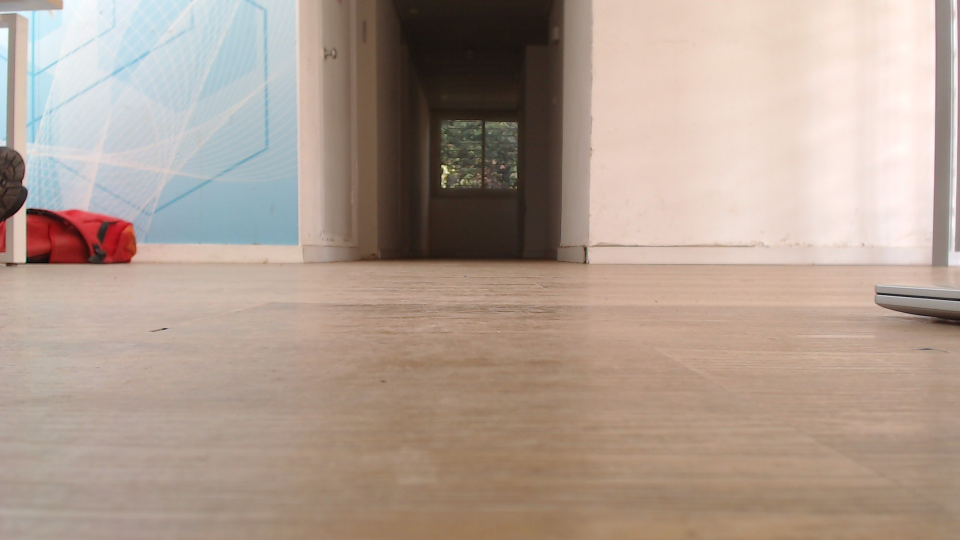
#> input picture exampleImages/10 no.jpg, 1920 x 1080 px (shown at 1/2 size)
$ python -i find_len.py   (imports and definitions only)
#> lines starting #> are read from the running program, lines starting #| are printed output that depends on the picture; after the words box and inside, x2 and y2 are one past the last pixel; in counts of white or black regions, pixels touching at a corner belong together
#> further down, picture is the input picture: shape (1080, 1920, 3); mean B, G, R 144.8, 157.2, 175.3
import cv2
import pic_sub
import Params

# [18 lines left out: function take_picture, not called in this run]


def find_laser_dots_diff(diff_img, show=False, min_area=5, max_area=200):
    """
    Finds a small dot (e.g., laser) in a difference image.
    :param diff_img: Image from cv2.absdiff(img1, img2), either grayscale or color.
    :param show: Whether to display the image with detection drawn.
    :param min_area: Minimum area of detected dot.
    :param max_area: Maximum area of detected dot.
    :return: List of (x, y) coordinates of detected dots.
    """
#> called with show = False, min_area = 5, max_area = 200
    # If it's a color image, convert to grayscale
    if len(diff_img.shape) == 3:
        gray = cv2.cvtColor(diff_img, cv2.COLOR_BGR2GRAY)
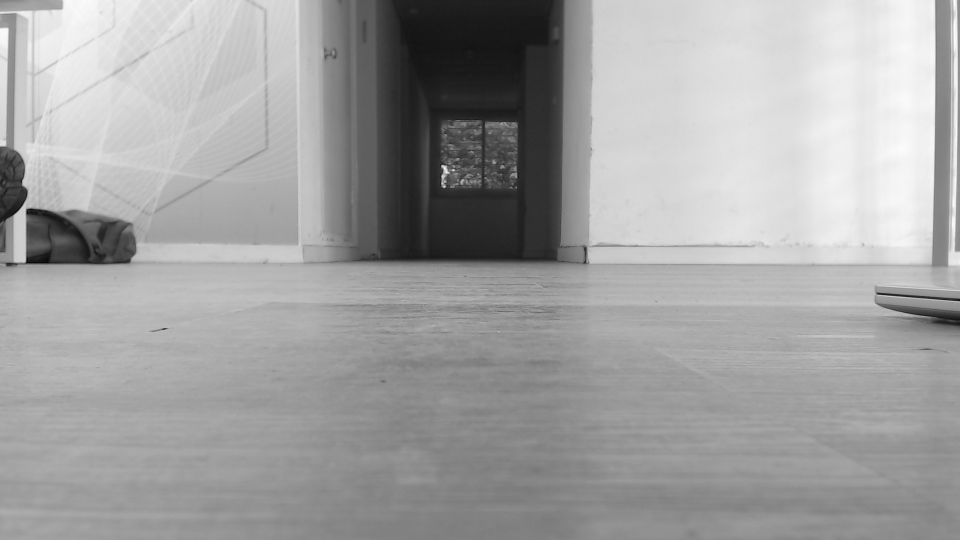
#> gray: shape (1080, 1920) (shown at 1/2 size); min 1, max 255, mean 161.2
    else:
        gray = diff_img.copy()

    # Threshold the difference to get binary mask of changes
    _, thresh = cv2.threshold(gray, 50, 255, cv2.THRESH_BINARY)
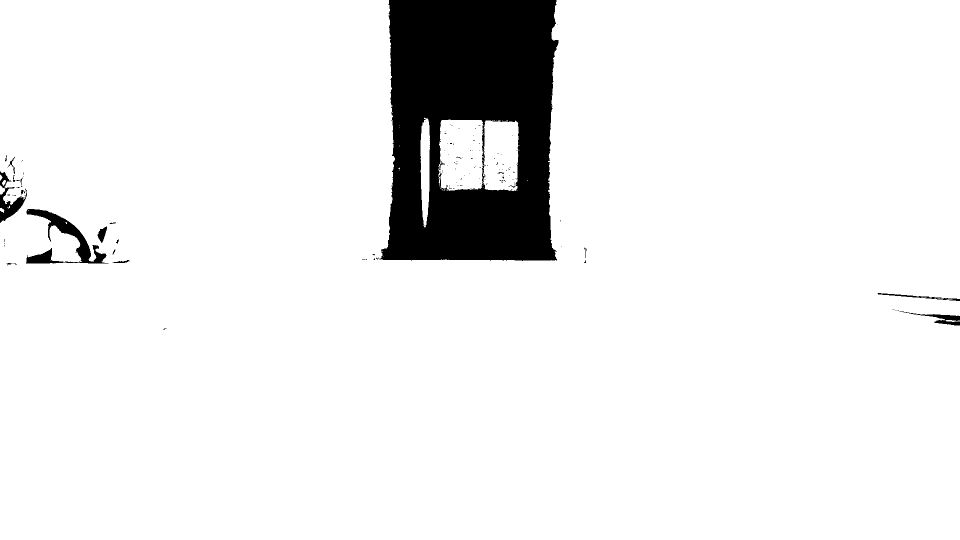
#> thresh: shape (1080, 1920) (shown at 1/2 size); 92.6% white; 138 black regions (119 under 20 px), largest, box (x1, y1, x2, y2) and area: (759, 0, 1117, 522) 143498, (52, 418, 217, 527) 4924, (0, 374, 54, 446) 1525

    # Clean small noise
#> (the run stopped early here; a loop or call above may not have finished)

$ run again, on exampleImages/12 no.jpg
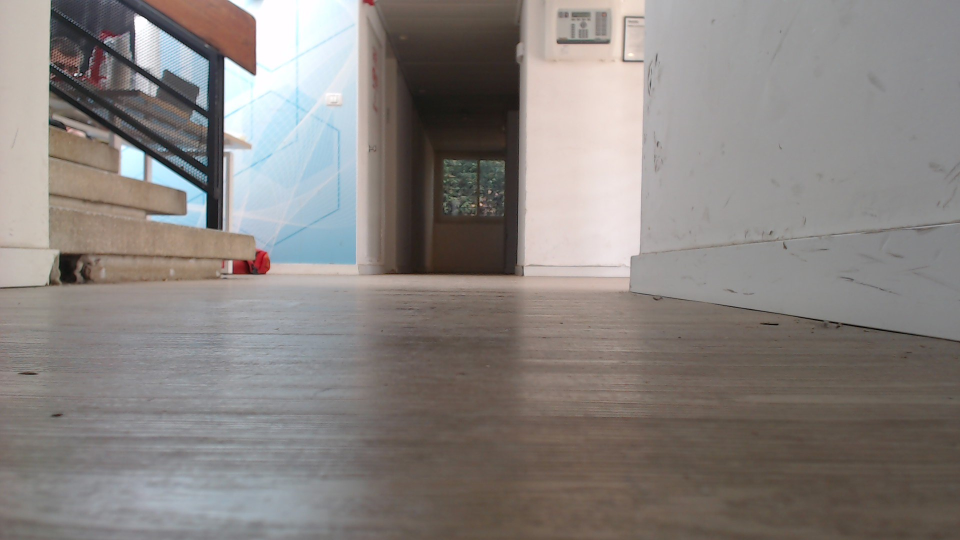
#> input picture exampleImages/12 no.jpg, 1920 x 1080 px (shown at 1/2 size)
#> picture is the input picture: shape (1080, 1920, 3); mean B, G, R 127.4, 130.6, 136.3
#> in find_laser_dots_diff, `gray = cv2.cvtColor(diff_img, cv2.COLOR_BGR2GRAY)`:
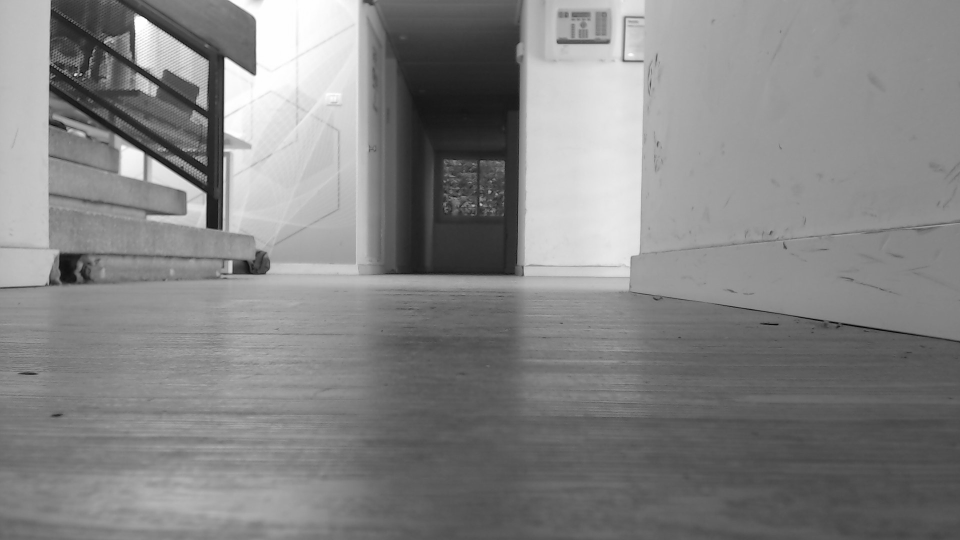
#> gray: shape (1080, 1920) (shown at 1/2 size); min 0, max 255, mean 131.9
#> in find_laser_dots_diff, `_, thresh = cv2.threshold(gray, 50, 255, cv2.THRESH_BINARY)`:
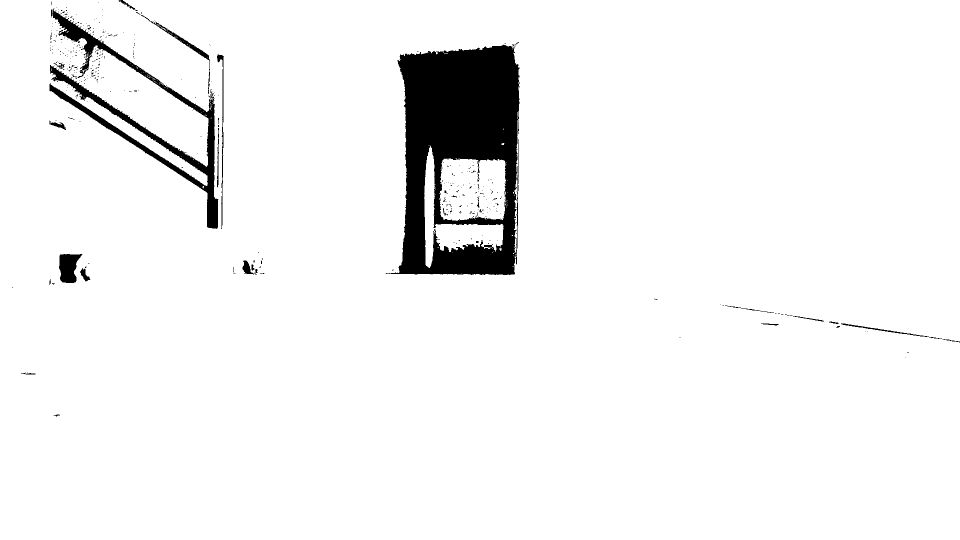
#> thresh: shape (1080, 1920) (shown at 1/2 size); 95.1% white; 416 black regions (387 under 20 px), largest, box (x1, y1, x2, y2) and area: (778, 89, 1039, 550) 75896, (99, 17, 437, 458) 17969, (118, 508, 165, 566) 1900

$ run again, on exampleImages/14 no.jpg
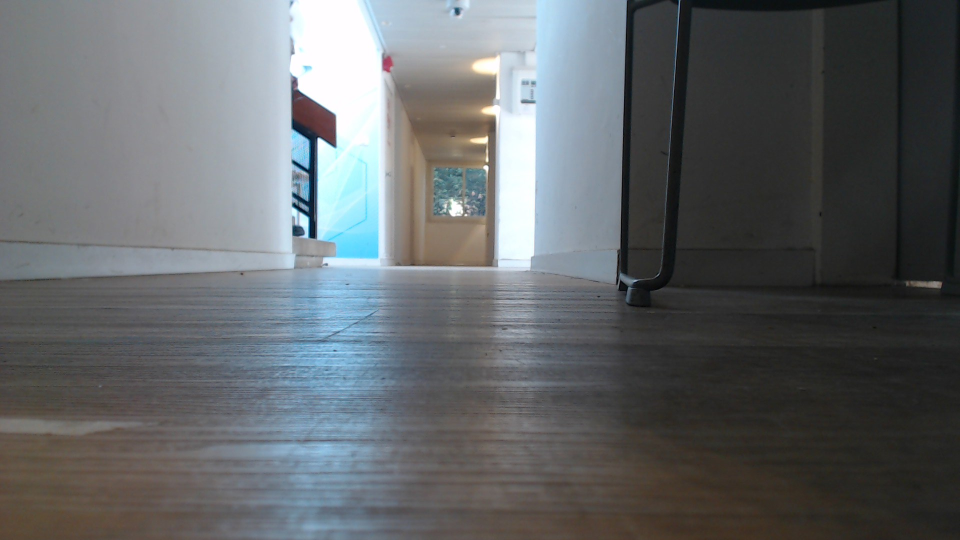
#> input picture exampleImages/14 no.jpg, 1920 x 1080 px (shown at 1/2 size)
#> picture is the input picture: shape (1080, 1920, 3); mean B, G, R 104.9, 102.5, 98.8
#> in find_laser_dots_diff, `gray = cv2.cvtColor(diff_img, cv2.COLOR_BGR2GRAY)`:
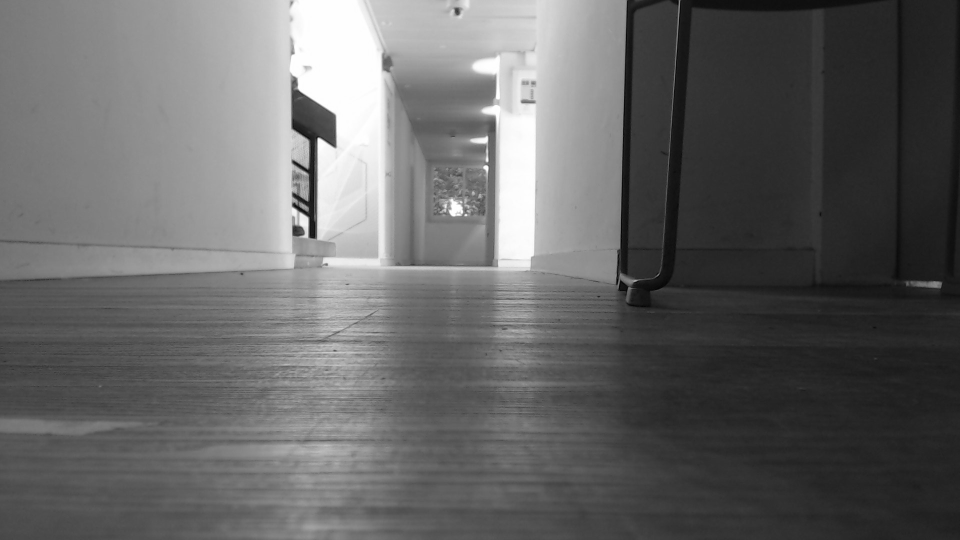
#> gray: shape (1080, 1920) (shown at 1/2 size); min 0, max 255, mean 101.7
#> in find_laser_dots_diff, `_, thresh = cv2.threshold(gray, 50, 255, cv2.THRESH_BINARY)`:
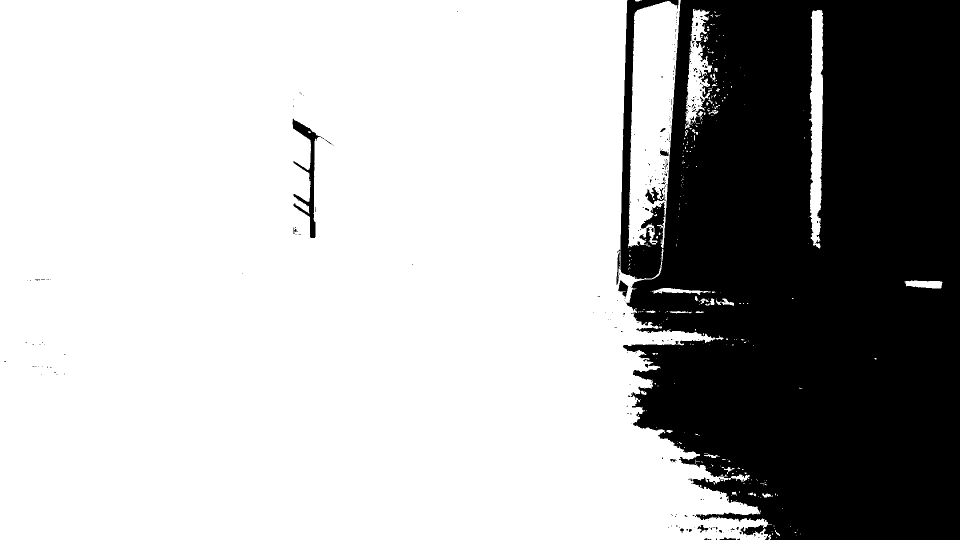
#> thresh: shape (1080, 1920) (shown at 1/2 size); 70% white; 284 black regions (263 under 20 px), largest, box (x1, y1, x2, y2) and area: (1237, 0, 1920, 1080) 616396, (585, 237, 649, 476) 3229, (1290, 374, 1331, 408) 567
